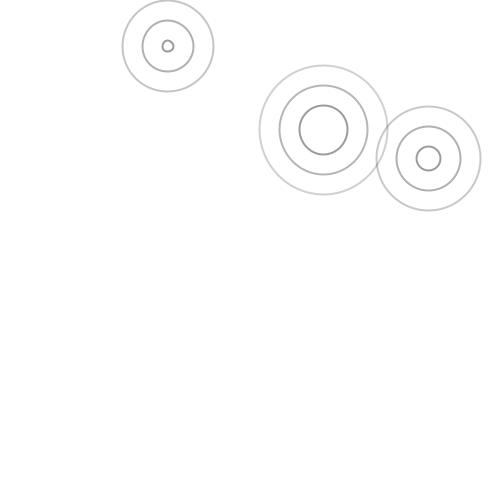
Frame 1 (no input)
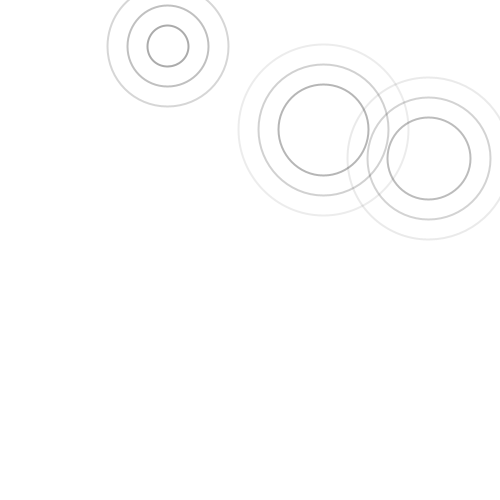
Frame 60 (the mouse pressed at the canvas centre just before this capture)
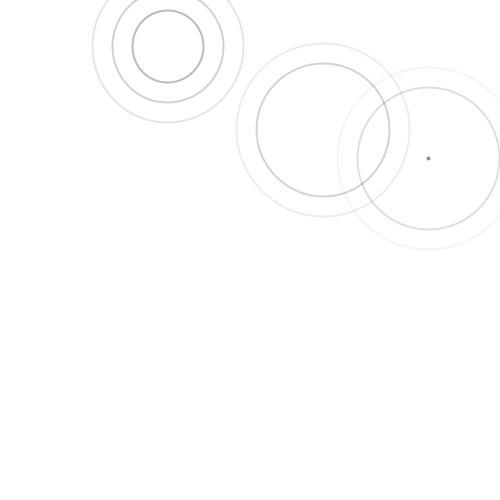
Frame 120 (the mouse held since frame 60 and released just before this capture)

The Processing sketch that drew these frames (run headless with seeded random() and noise(); from frame 60 on, the mouse is pressed at the canvas centre):

// Processing sketch: Day_002
// ── Day_002.pde
int rippleCount = 3;
Ripple[] ripples;
void setup() {
  size(500, 500);
  background(255);

  ripples = new Ripple[rippleCount];
  for (int i = 0; i < rippleCount; i++) {
    PVector location = new PVector(random(width), random(height));
    Ripple ripple = new Ripple(location, random(50), 200, 3, random(0.5, 1.4));
    ripples[i] = ripple;
  }
}

void draw() {
  background(255);

  for (Ripple ripple : ripples) {
    ripple.update();
    ripple.display();
  }
}

void keyPressed() {
  if (key == 's' || key == 'S') {
    save("Day_002.png");
  }
}

// ── Ripple.pde
class Ripple {
  PVector location;
  float startRadius;
  float endRadius;
  float spreadSpeed;
  int number;
  float[] radiusList;

  Ripple(PVector location, float startRadius, float endRadius, int number, float spreadSpeed) {
    this.location = location;
    this.startRadius = startRadius;
    this.endRadius = endRadius;
    this.number = number;
    this.spreadSpeed = spreadSpeed;

    this.radiusList = new float[number];
    for (int i = 0; i < number; i++) {
      float radius = startRadius + i * 40;
      radiusList[i] = radius;
    }
  }

  void update() {
    for (int i = 0; i < number; i++) {
      radiusList[i] = radiusList[i] + spreadSpeed;
      if (radiusList[i] >= endRadius) {
        radiusList[i] = - 20; // 增加间隔
      }
    }
  }

  void display() {
    noFill();
    strokeWeight(2);
    for (int i = number - 1; i >= 0; i--) {
      float alpha = map(radiusList[i], startRadius, endRadius, 120.0, 0.0);
      stroke(40, 40, 40, alpha);
      if (radiusList[i] >= 0) {
        circle(location.x, location.y, radiusList[i]);
      }
    }
  }
}
